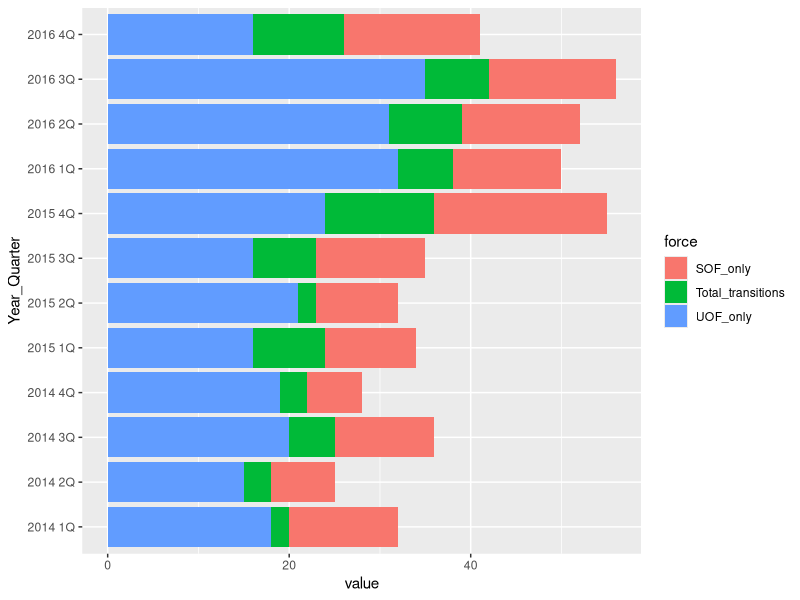
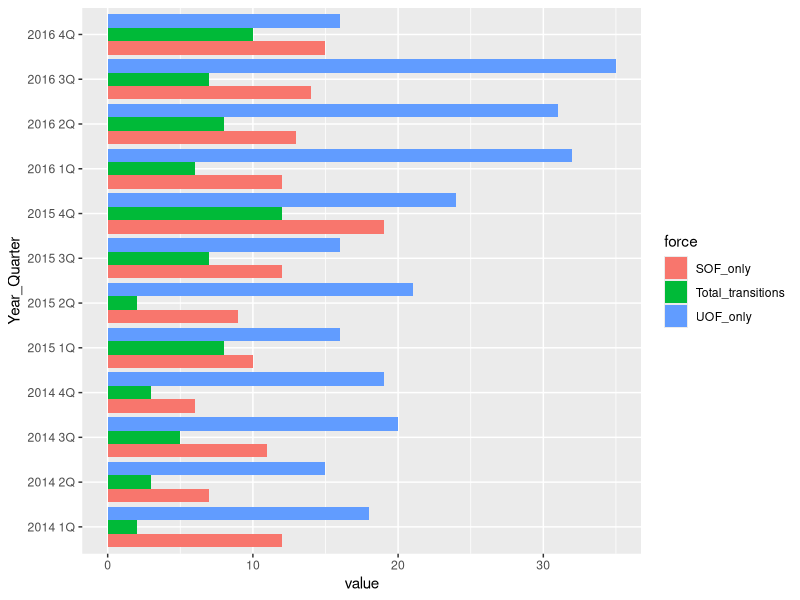
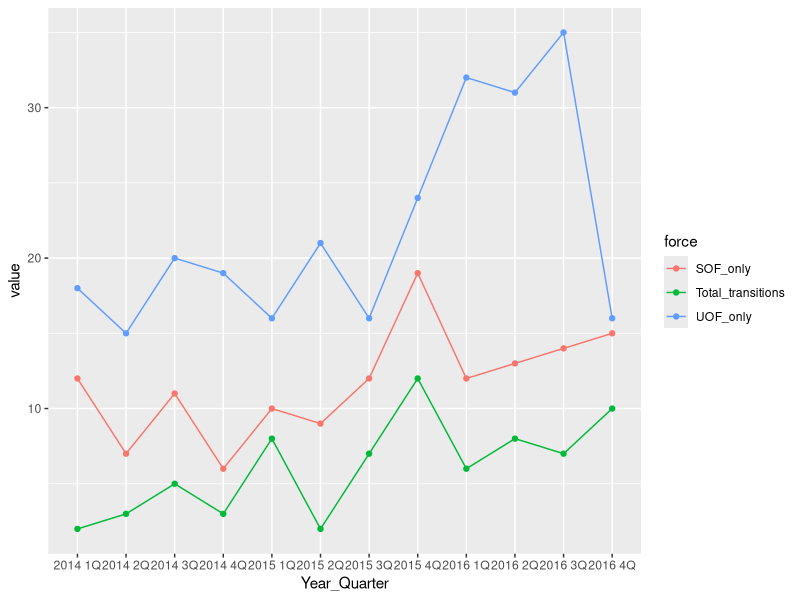
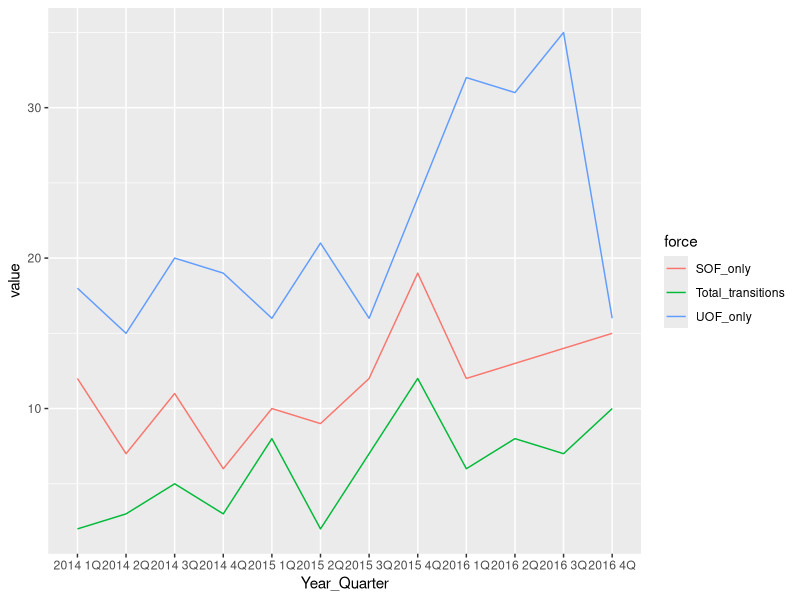

The R script that drew these images, in order:
# Continuing to work with the RTR data
library(readr)
df <- read_csv("dfCrime.csv")

# notice we loaded in the version of the data with the years column
# Let's get the colummn names and summary data
names(df)
summary(df)

library(ggplot2)
library(ggthemes)

# need to make the data long, not wide
# first grab the columns we want
dfUOF <- subset(df, select = c("years","Year_Quarter","UOF_only"))
dfSOF <- subset(df, select = c("years","Year_Quarter","SOF_only"))
dfTRAN <- subset(df, select = c("years","Year_Quarter","Total_transitions"))
# add columns for label purposes
dfUOF$force <- "UOF_only"
dfSOF$force <- "SOF_only"
dfTRAN$force <- "Total_transitions"
# now rename UOF SOF etc to common name
names(dfUOF)[names(dfUOF)=="UOF_only"] <- "value"
names(dfSOF)[names(dfSOF)=="SOF_only"] <- "value"
names(dfTRAN)[names(dfTRAN)=="Total_transitions"] <- "value"

# Now we can append the three data frames
dfsub <- rbind(dfUOF,dfSOF,dfTRAN)
dfsub

# stacked bars
pBar <- ggplot(dfsub, aes(Year_Quarter, value, fill = force)) + 
  geom_bar(position = "stack", stat="identity") + coord_flip()
pBar

# grouped bars
pBar2 <- ggplot(dfsub, aes(Year_Quarter, value, fill = force)) + 
  geom_bar(position = "dodge", stat="identity") + coord_flip()
pBar2

# line chart
pLine <- ggplot(dfsub, aes(Year_Quarter, value, group = force, col = force))
pLine + geom_point(stat="identity") + geom_line(stat="identity")

p1 <- ggplot() + geom_line(aes(y = value, x = Year_Quarter, group = force, colour = force),
                           data = dfsub, stat="identity")
p1
